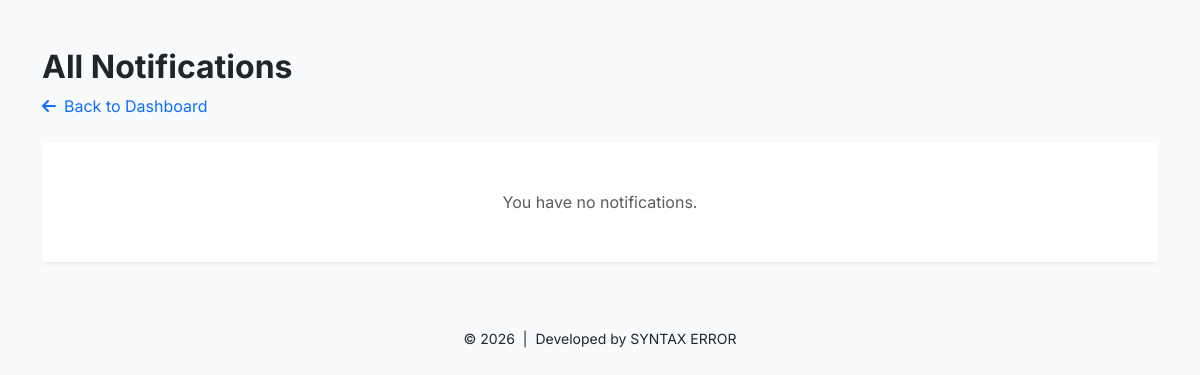
Before: /notifications.php (signed in) with the older database file.
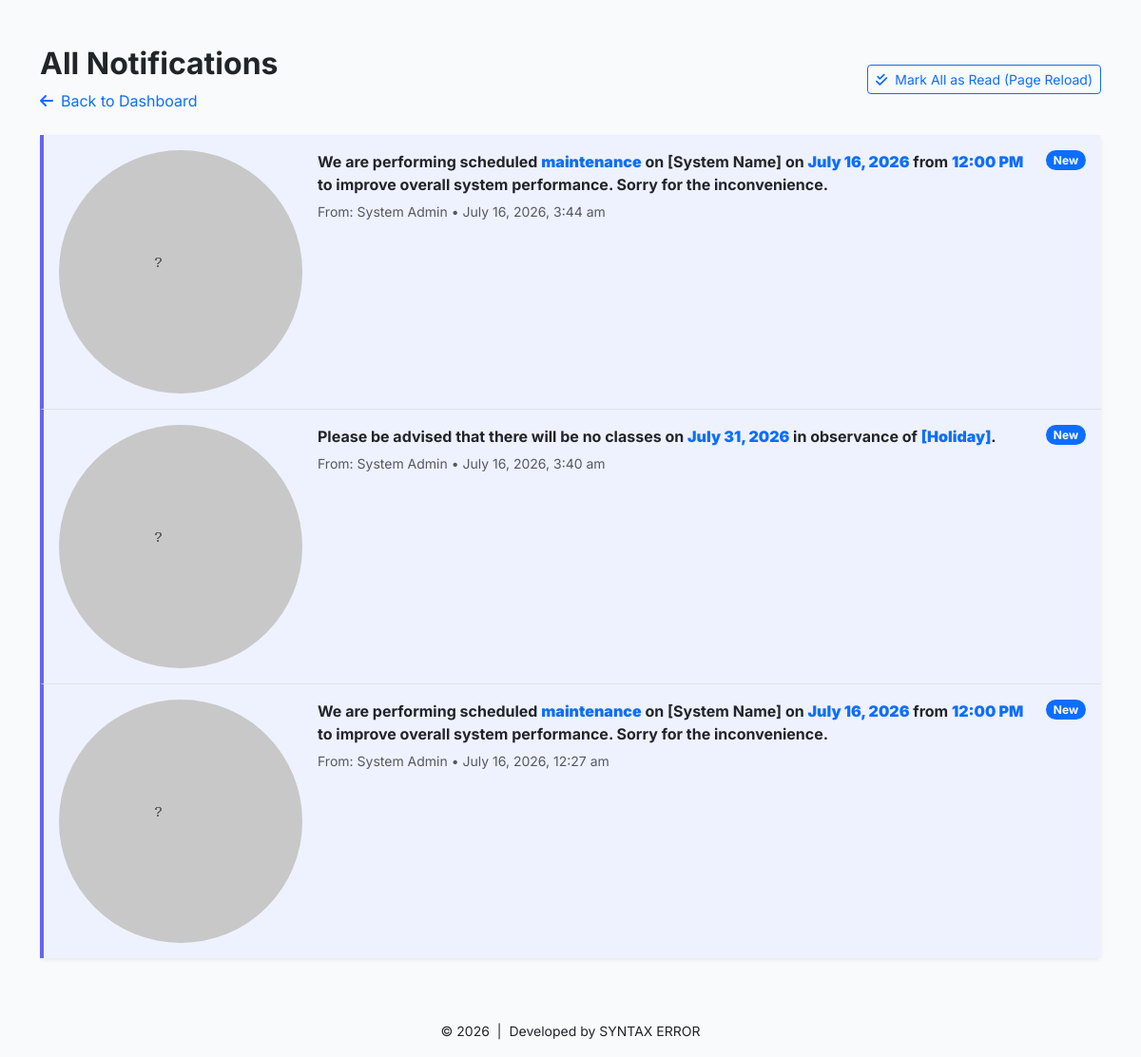
After: the same page with the newer database file.
### tables this page shows
CREATE TABLE `notifications` (
  `id` int(11) NOT NULL,
  `sender_id` int(11) NOT NULL,
  `recipient_id` int(11) NOT NULL,
  `message` text NOT NULL,
  `is_read` tinyint(1) NOT NULL DEFAULT 0,
  `created_at` timestamp NOT NULL DEFAULT current_timestamp()
);

CREATE TABLE `users` (
  `id` int(11) NOT NULL,
  `username` varchar(50) NOT NULL,
  `password` varchar(255) NOT NULL,
  `email` varchar(100) DEFAULT NULL,
  `role` enum('admin','teacher','student') NOT NULL,
  `first_name` varchar(50) DEFAULT NULL,
  `last_name` varchar(50) DEFAULT NULL,
  `suffix` varchar(10) DEFAULT NULL,
  `age` int(11) DEFAULT NULL,
  `birth_date` date DEFAULT NULL,
  `sex` enum('Male','Female') DEFAULT NULL,
  `phone_number` varchar(15) DEFAULT NULL,
  `course` varchar(50) DEFAULT NULL,
  `year_level` varchar(20) DEFAULT NULL,
  `home_address` text DEFAULT NULL,
  `city` varchar(50) DEFAULT NULL,
  `province` varchar(50) DEFAULT NULL,
  `guardian_name` varchar(100) DEFAULT NULL,
  `guardian_occupation` varchar(100) DEFAULT NULL,
  `guardian_status` varchar(50) DEFAULT NULL,
  `guardian_phone` varchar(15) DEFAULT NULL,
  `guardian_address` text DEFAULT NULL,
  `profile_picture` varchar(255) DEFAULT 'image/default_avatar.png',
  `status` enum('active','archived') NOT NULL DEFAULT 'active',
  `created_at` timestamp NOT NULL DEFAULT current_timestamp()
);

### notifications.php (the view, shortened to what this page needs)
<?php
include 'includes/conn.php';
include 'includes/functions.php';
$user_id = $_SESSION['user_id'];
$dashboard_url = getDashboardUrl();
$page = isset($_GET['page']) ? (int)$_GET['page'] : 1;
$per_page = 15;
$offset = ($page - 1) * $per_page;
$notif_stmt = $pdo->prepare("
    SELECT n.*, u.first_name as sender_first, u.last_name as sender_last, u.profile_picture as sender_picture
    FROM notifications n
    JOIN users u ON n.sender_id = u.id
    WHERE n.recipient_id = :recipient_id
    ORDER BY n.created_at DESC
    LIMIT :limit OFFSET :offset
");
$notif_stmt->bindValue(':limit', $per_page, PDO::PARAM_INT);
$notif_stmt->bindValue(':offset', $offset, PDO::PARAM_INT);
$notif_stmt->bindValue(':recipient_id', $user_id, PDO::PARAM_INT);
$notif_stmt->execute();
$notifications = $notif_stmt->fetchAll(PDO::FETCH_ASSOC);
$unread_count_stmt = $pdo->prepare("SELECT COUNT(*) FROM notifications WHERE recipient_id = ? AND is_read = 0");
$unread_count_stmt->execute([$user_id]);
$unread_count = $unread_count_stmt->fetchColumn();
$is_ajax = isset($_GET['ajax']) && $_GET['ajax'] == 1;
if (!$is_ajax):
?>
<!DOCTYPE html>
<html lang="en">
<head>
    <link href="https://cdn.jsdelivr.net/npm/bootstrap@5.3.0/dist/css/bootstrap.min.css" rel="stylesheet">
    <link href="https://cdnjs.cloudflare.com/ajax/libs/font-awesome/6.0.0/css/all.min.css" rel="stylesheet">
</head>
<body>
    <div class="container py-5">
<?php endif;  ?>
        <div class="d-flex justify-content-between align-items-center mb-4">
            <div>
                <h2 class="fw-bold">All Notifications</h2>
                <?php if (!$is_ajax): ?>
                <a href="<?php echo $dashboard_url; ?>" class="text-decoration-none"><i class="fas fa-arrow-left me-2"></i>Back to Dashboard</a>
                <?php endif; ?>
            </div>
            <?php if ($unread_count > 0 && !$is_ajax): ?>
            <form method="POST" action="notifications.php">
                <button type="submit" name="mark_all_read" class="btn btn-sm btn-outline-primary"><i class="fas fa-check-double me-2"></i>Mark All as Read (Page Reload)</button>
            </form>
            <?php endif; ?>
        </div>
        <div class="card border-0 shadow-sm">
            <div class="card-body p-0">
                <ul class="list-group list-group-flush">
                    <?php if (empty($notifications)): ?>
                        <li class="list-group-item text-center text-muted p-5">You have no notifications.</li>
                    <?php else: foreach ($notifications as $notif): ?>
                        <li class="list-group-item p-3 notification-list-item <?php echo $notif['is_read'] ? '' : 'unread'; ?>">
                            <div class="d-flex align-items-start">
                                <img src="<?php echo htmlspecialchars($notif['sender_picture'] ?? 'image/default_avatar.png'); ?>" class="rounded-circle me-3 avatar-md" onerror="this.onerror=null;this.src='image/default_avatar.png';">
                                <div class="flex-grow-1">
                                    <p class="mb-1 <?php echo $notif['is_read'] ? 'text-muted' : 'fw-bold'; ?>"><?php echo highlightNotificationKeywords($notif['message']); ?></p>
                                    <small class="text-muted">From: <?php echo htmlspecialchars($notif['sender_first'] . ' ' . $notif['sender_last']); ?> &bull; <?php echo date('F j, Y, g:i a', strtotime($notif['created_at'])); ?></small>
                                </div>
                                <?php if (!$notif['is_read']): ?><span class="badge bg-primary rounded-pill ms-3">New</span><?php endif; ?>
                            </div>
                        </li>
                    <?php endforeach; endif; ?>
                </ul>
            </div>
        </div>
<?php if (!$is_ajax): ?>
    </div>
    <?php include 'footer.php'; ?>
</body>
</html>
<?php endif;  ?>

### footer.php (shortened to what this page needs)
<footer class="text-center mt-auto py-3" style="position: relative; z-index: 10;">
    <div class="container">
        <small class="text-body" style="color: var(--footer-text-color, #333);">
            <span class="d-block d-sm-inline">&copy; <?php echo date('Y'); ?></span>
            <span class="d-none d-sm-inline mx-1">|</span>
            <span class="d-block d-sm-inline">Developed by SYNTAX ERROR</span>
        </small>
    </div>
</footer>

### includes/functions.php (shortened to what this page needs)
<?php
function isLoggedIn() { return isset($_SESSION['user_id']); }
function getDashboardUrl() {
    switch ($_SESSION['role']) {
        case 'admin': return 'admin.php';
    }
}
function highlightNotificationKeywords($message) {
    $escaped_message = htmlspecialchars($message, ENT_QUOTES, 'UTF-8');
    $patterns = [
        '\[Date\]', '\[Time\]', '\[Holiday\]', '\[Topic\]', '\[Day\]', '\[Time Start\]', '\[Time End\]',
        '\bdate\b', '\btime\b', '\bholiday\b', '\bcanceled\b', '\breminder\b', '\bexam\b', '\bimportant\b', '\burgent\b', '\bmaintenance\b', '\bannouncement\b',
        '\b(?:January|February|March|April|May|June|July|August|September|October|November|December)\s+\d{1,2},\s+\d{4}\b',
        '\b\d{1,2}:\d{2}\s(?:AM|PM)\b'
    ];
    $regex = '/'.implode('|', $patterns).'/i';
    return preg_replace($regex, '<strong class="text-primary">$0</strong>', $escaped_message);
}

### notifications.php (style rules this page uses)
body { font-family: 'Inter', sans-serif; background-color: #f8fafc; }
.notification-list-item { transition: background-color 0.3s ease; }
.notification-list-item.unread { background-color: #eef2ff; border-left: 4px solid #6366f1; }

Changed rows visible on the page:
added notifications: message "We are performing scheduled maintenance on [System Name] on July 16, 2026 from 12:00 PM to improve overall system performance. Sorry for the inconvenience.", recipient.last_name "System Admin", created_at "July 16, 2026, 3:44 am", is_read "New"
added notifications: message "Please be advised that there will be no classes on July 31, 2026 in observance of [Holiday] .", recipient.last_name "System Admin", created_at "July 16, 2026, 3:40 am", is_read "New"
added notifications: message "We are performing scheduled maintenance on [System Name] on July 16, 2026 from 12:00 PM to improve overall system performance. Sorry for the inconvenience.", recipient.last_name "System Admin", created_at "July 16, 2026, 12:27 am", is_read "New"
Other visible differences:
text no longer shown: "You have no notifications."
text now shown: "Mark All as Read (Page Reload)"
